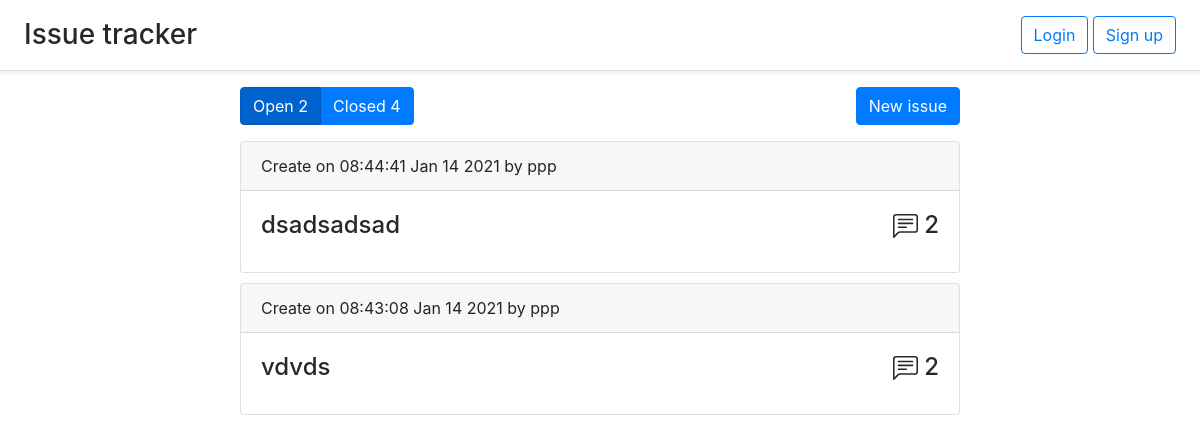
The page / on the database its author committed.
### issue.py (models this page shows, shortened)
class Issue(db.Model):
    id = db.Column(db.Integer, primary_key=True)
    title = db.Column(db.String(50), nullable=False)
    user_id = db.Column(db.Integer, db.ForeignKey('user.id'))
    comments = db.relationship('Comment', backref='issue', lazy='dynamic')
    labels = db.relationship('Label', backref='issue', lazy='dynamic')
    is_open = db.Column(db.BOOLEAN, default=True)
    timestamp = db.Column(db.DateTime, default=datetime.utcnow)

### comment.py (models this page shows)
class Comment(db.Model):
    id = db.Column(db.Integer, primary_key=True)
    text = db.Column(db.Text, nullable=False)
    timestamp = db.Column(db.DateTime, default=datetime.utcnow)
    user_id = db.Column(db.Integer, db.ForeignKey('user.id'))
    issue_id = db.Column(db.Integer, db.ForeignKey('issue.id'))
    def pretty_date(self):
        return self.timestamp.strftime("%H:%M:%S %b %d %Y")

### auth.py (models this page shows)
class User(UserMixin, db.Model):
    id = db.Column(db.Integer, primary_key=True)
    email = db.Column(db.String(100), unique=True)
    password = db.Column(db.String(100))
    name = db.Column(db.String(100))
    issues = db.relationship('Issue', backref='user', lazy='dynamic')
    comments = db.relationship('Comment', backref='user', lazy='dynamic')

### issue.py (the view)
@issues.route('/')
def open_issues():
    return create_index(Issue.query.filter_by(is_open=True), True)

### issue.py (called while the page is built)
def create_index(query, show_open):
    query = query.order_by(Issue.timestamp.desc())
    open_issues = Issue.query.filter_by(is_open=True).count()
    closed_issues = Issue.query.filter_by(is_open=False).count()
    return render_template('index.html', issues=query.all(), open_issues=open_issues, closed_issues=closed_issues,
                           show_open=show_open)

### templates/index.html (shortened to what this page needs)
{% extends 'base.html' %}
{% block content %}
    <div class="issues-upper-panel">
        <div class="btn-group btn-group-toggle" data-toggle="buttons">
            <a class="btn btn-primary {% if show_open %} active {% endif %}" href="/">Open {{ open_issues }}</a>
            <a class="btn btn-primary {% if not show_open %} active {% endif %}" href="/closed">Closed {{ closed_issues }}</a>
        </div>
        <button type="button" id="new-issue" class="btn btn-primary" data-toggle="modal" data-target="#myModal">
          New issue
        </button>
    </div>
    {% for issue in issues %}
        <div class="card">
          <div class="card-header">
            Create on {{ issue.comments.first().pretty_date() }} by {{ issue.user.name }}
          </div>
          <div class="card-body">
            <h4>
            <a class="link-gray-dark" href="issue/{{ issue.id }}">
              <div class="card-title">{{ issue.title }}
                  <div class="comments-cnt">
                      {{ issue.comments.count() }}
                  </div>
              </div>
            </a>
            </h4>
          </div>
        </div>
    {% endfor %}
{% endblock %}

### static/base.css (style rules this page uses)
html, body { height: 100%; }
.link-gray-dark { color: #24292e; text-decoration: none!important; }
#new-issue { float: right!important; }
.issues-upper-panel { margin-top: 1em; margin-bottom: 1em; }
.card { margin-top: 10px; }
.comments-cnt { float: right; }

### rows shown on the page
Issue: comments.first "08:44:41 Jan 14 2021", user.name "ppp", title "dsadsadsad", comments.count "2"
Issue: comments.first "08:43:08 Jan 14 2021", user.name "ppp", title "vdvds", comments.count "2"

### other values the page prints
{{ open_issues }} "2"
{{ closed_issues }} "4"
